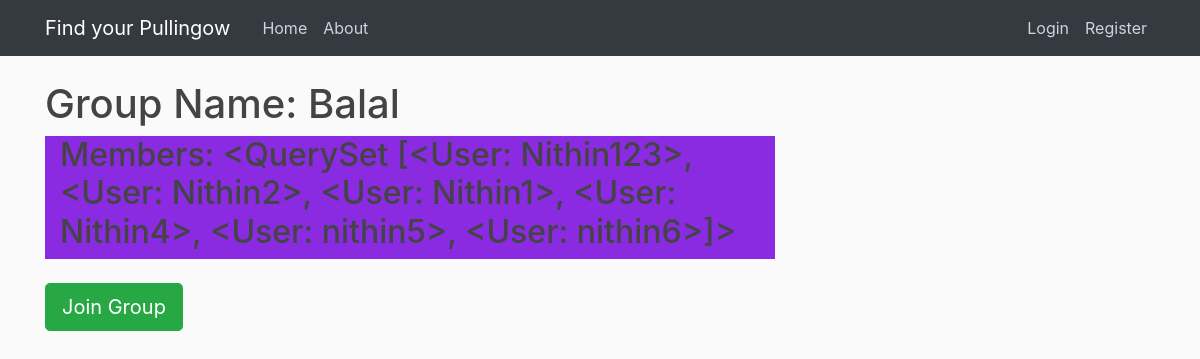
/groups/3/, run on the app's committed database.
### groups/models.py (models this page shows, shortened)
class Group(models.Model):
    name = models.CharField(max_length=255 ,unique=True)
    description = models.TextField(blank=True, default='')
    members = models.ManyToManyField(User, through = 'GroupMember')

### events/models.py (models this page shows, shortened)
class Event(models.Model):
    event_name = models.CharField(max_length=100)
    content = models.TextField()
    date_event = models.DateField()
    time_event = models.TimeField()
    date_posted = models.DateTimeField(default=timezone.now)
    author = models.ForeignKey(User, on_delete=models.CASCADE)
    group = models.ForeignKey(Group, on_delete=models.DO_NOTHING, related_name='posts', null=True, blank=True)

### groups/views.py (the view)
# urls.py: path('<int:pk>/',SingleGroup.as_view(), name = 'single-group'),
class SingleGroup(DetailView):
    model = Group

### groups/templates/groups/group_detail.html (shortened to what this page needs)
{% extends "groups/group_base.html" %}
{% block pregroup %}
  <h1>Group Name: {{group.name}}</h1>
<div class="container" style="background-color: blueviolet;">
  <h2>Members: {{ group.members.all.filter }}</h2>
</div>
<br>
  <div class="content">
      <br>
      {% if user in group.members.all %}
      <a href=" {% url 'group-leave' object.id %} " class="btn btn-lg btn-fill btn-warning"><span class="glyphicon glyphicon-remove-circle"></span>Leave Group</a>
      {% else %}
      <a href=" {% url 'group-join' object.id %} " class="btn btn-lg btn-fill btn-success">Join Group</a>
      {% endif %}
  </div>
{% endblock pregroup %}
{% block group_content %}
  <div class="col-md-8">
      {% if group.posts.count == 0 %}
      <h2>No Events in this group!</h2>
      {% else %}
        {% for post in group.posts.all %}
            {% include "events/home.html" %}
        {% endfor %}
      {% endif %}
  </div>
{% endblock group_content %}<div class="col-md-8">

### events/templates/events/base.html (shortened to what this page needs)
{% load static %}
<!DOCTYPE html>
<html>
<head>
    <link rel="stylesheet" href="https://maxcdn.bootstrapcdn.com/bootstrap/4.0.0/css/bootstrap.min.css">
    <link rel="stylesheet" type="text/css" href="{% static 'events/main.css' %}">
</head>
<body>
    <header class="site-header">
      <nav class="navbar navbar-expand-md navbar-dark bg-dark fixed-top">
        <div class="container">
          <a class="navbar-brand mr-4" href="{% url 'events-home' %}">Find your Pullingow</a>
          <div class="collapse navbar-collapse" id="navbarToggle">
            <div class="navbar-nav mr-auto">
              <a class="nav-item nav-link" href="{% url 'events-home' %}">Home</a>
              <a class="nav-item nav-link" href="{% url 'events-about' %}">About</a>
            </div>
            <div class="navbar-nav">
                {% if user.is_authenticated %}
                <a class="nav-item nav-link" href="{% url 'event-create'  %}">New Event</a>
                <a class="nav-item nav-link" href="{% url 'groups-list'  %}">Groups</a>
                <a class="nav-item nav-link" href="{% url 'profile'  %}">Profile</a>
                <a class="nav-item nav-link" href="{% url 'logout'  %}">Logout</a>
                   {% else %}
                <a class="nav-item nav-link" href="{% url 'login'  %}">Login</a>
                <a class="nav-item nav-link" href="{% url 'register'  %}">Register</a>
            </div>
            {% endif %}
          </div>
        </div>
      </nav>
    </header>
    <main role="main" class="container">
      <div class="row">
        <div class="col-md-8">
          {% block content %}{% endblock %}
        </div>
      </div>
    </main>
</body>
</html>

### events/static/events/main.css (style rules this page uses)
body { background: #fafafa; color: #333333; margin-top: 5rem; }
h1, h2, h3, h4, h5, h6 { color: #444444; }
.site-header .navbar-nav .nav-link { color: #cbd5db; }

### data on the page
Group: name "Balal", members.all.filter "<QuerySet [<User: Nithin123>, <User: Nithin2>, <User: Nithin1>, <User: Nithin4>, <User: nithin5>, <User: nithin6>]>"
